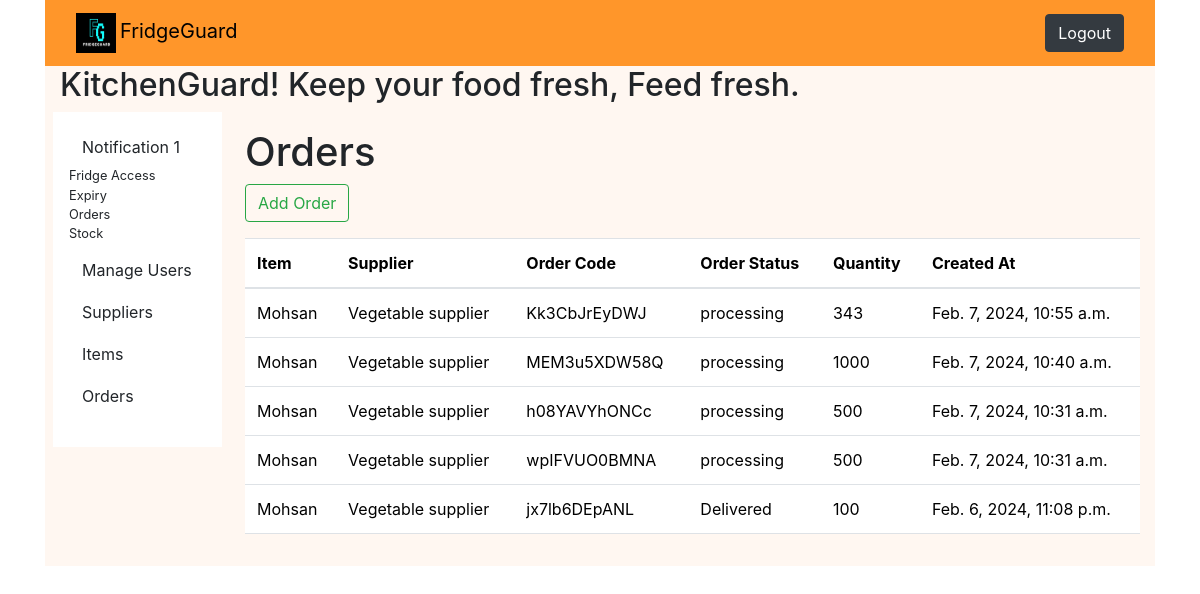
/orders/all (signed in), run on an earlier commit of the app's database.
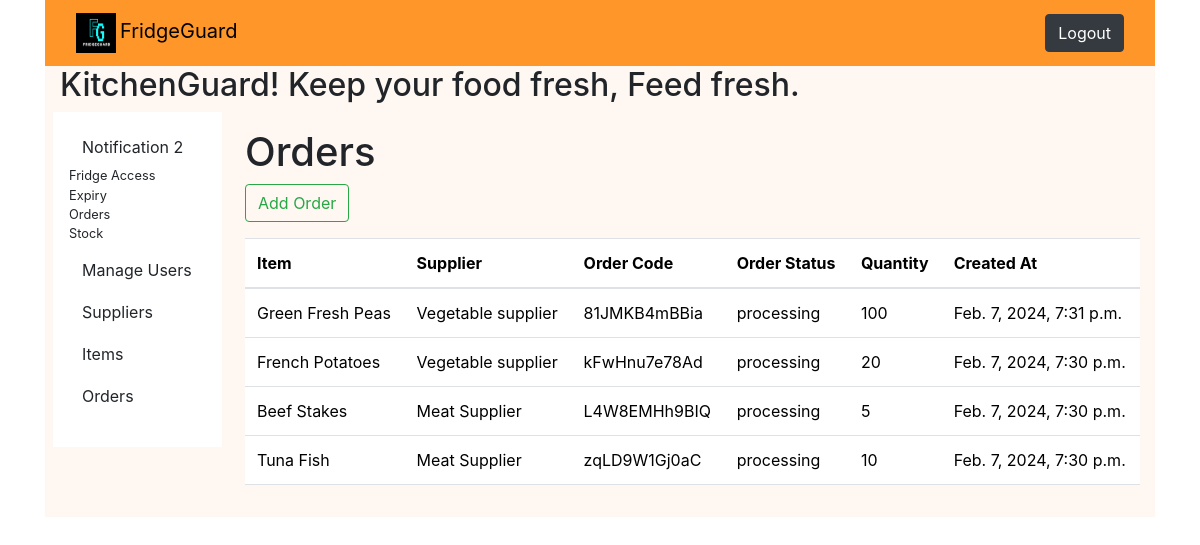
And on a later commit of the database.
### fridge/models.py (models this page shows, shortened)
class Order(models.Model):
    firdge_item = models.ForeignKey(
        FridgeItem, null=False, on_delete=models.CASCADE)
    supplier = models.ForeignKey(Suplier, null=True, on_delete=models.SET_NULL)
    order_code = models.CharField(
        max_length=CODE_LENGTH, editable=False, default=generate_rider_password)
    order_status = models.CharField(
        max_length=30, choices=ORDER_STATUS, default="processing")
    quantity = models.PositiveIntegerField(null=False)
    expiry_date = models.DateTimeField(default=timezone.now)
    created_at = models.DateTimeField(auto_now_add=True)

class FridgeItem(models.Model):
    name = models.CharField(max_length=250, null=False, unique=True)
    quantity = models.IntegerField(default=0)
    min_reminder = models.IntegerField(null=False)
    supplier = models.ForeignKey(Suplier, null=True, on_delete=models.SET_NULL)
    default_order_quantity = models.PositiveIntegerField(null=False)
    expiry_date = models.DateTimeField(null=True)
    last_added = models.DateTimeField(null=True)
    created_at = models.DateTimeField(auto_now_add=True)
    updated_at = models.DateTimeField(auto_now=True)
    auto_order = models.BooleanField(null=False, default=True)
    is_expired = models.BooleanField(null=False, default=False)
    constraints = [
        models.UniqueConstraint(fields=['name'], name="unique_item")
    ]
    class Meta:
        verbose_name = "FridgeItem"
        verbose_name_plural = "FridgeItems"
    def __str__(self):
        return self.name

class Suplier(models.Model):
    name = models.CharField(max_length=200)
    address = models.CharField(max_length=500)
    email = models.EmailField(null=False)
    phone = models.CharField(max_length=16, null=True)
    def __str__(self):
        return self.name

### fridge/views.py (the view)
# urls.py: path('orders/all', OrderListView.as_view(), name="order_list"),
class OrderListView(LoginRequiredMixin, ListView):
    model = Order
    template_name = "fridge/order_list.html"
    context_object_name = "orders"
    def get_queryset(self):
        return Order.objects.all().order_by('-created_at')

### fridge/context_processors.py (called while the page is built)
def dynamic_context(request):
    if request.user.is_superuser:
        notification_count = Notification.objects.filter(is_read=False).count()
        return {"notification_count": notification_count}
    return {}

### fridge/templates/fridge/order_list.html
{% extends "fridge/admin_base.html"%}
{% block superuser_content %}
{%load fridge_tags%}
    <h1>Orders</h1>
    {% if orders%}
    <a class="btn btn-outline-success mb-3" href="/orders/create">Add Order</a>
    <table class="table">
        <thead>
          <tr>
            <th scope="col">Item</th>
            <th scope="col">Supplier</th>
            <th scope="col">Order Code</th>
            <th scope="col">Order Status </th>
            <th scope="col">Quantity </th>
            <th scope="col">Created At </th>
          </tr>
        </thead>
        <tbody>
          {% for order in orders %}
          <tr>
            <td>{{order.firdge_item}}</td>
            <td>{{order.supplier}}</td>
            <td>{{order.order_code}}</td>
            <td>{{order.order_status}}</td>
            <td>{{order.quantity}}</td>
            <td>{{order.created_at}}</td>
          </tr>
          {% endfor %}
        </tbody>
      </table>
    {% else %}
    <p>No Order available</p>
    <a class="btn btn-outline-success" href="/orders/create">Add New Order</a>
    {% endif %}
    {% endblock superuser_content %}

What changed in the data, as far as the page shows it:
removed Order: firdge_item "Mohsan", supplier "Vegetable supplier", order_code "Kk3CbJrEyDWJ", order_status "processing", quantity "343", created_at "Feb. 7, 2024, 10:55 a.m."
removed Order: firdge_item "Mohsan", supplier "Vegetable supplier", order_code "MEM3u5XDW58Q", order_status "processing", quantity "1000", created_at "Feb. 7, 2024, 10:40 a.m."
removed Order: firdge_item "Mohsan", supplier "Vegetable supplier", order_code "h08YAVYhONCc", order_status "processing", quantity "500", created_at "Feb. 7, 2024, 10:31 a.m."
removed Order: firdge_item "Mohsan", supplier "Vegetable supplier", order_code "wpIFVUO0BMNA", order_status "processing", quantity "500", created_at "Feb. 7, 2024, 10:31 a.m."
removed Order: firdge_item "Mohsan", supplier "Vegetable supplier", order_code "jx7lb6DEpANL", order_status "Delivered", quantity "100", created_at "Feb. 6, 2024, 11:08 p.m."
added Order: firdge_item "Green Fresh Peas", supplier "Vegetable supplier", order_code "81JMKB4mBBia", order_status "processing", quantity "100", created_at "Feb. 7, 2024, 7:31 p.m."
added Order: firdge_item "French Potatoes", supplier "Vegetable supplier", order_code "kFwHnu7e78Ad", order_status "processing", quantity "20", created_at "Feb. 7, 2024, 7:30 p.m."
added Order: firdge_item "Beef Stakes", supplier "Meat Supplier", order_code "L4W8EMHh9BIQ", order_status "processing", quantity "5", created_at "Feb. 7, 2024, 7:30 p.m."
added Order: firdge_item "Tuna Fish", supplier "Meat Supplier", order_code "zqLD9W1Gj0aC", order_status "processing", quantity "10", created_at "Feb. 7, 2024, 7:30 p.m."
Also different on the page:
{{ notification_count }}: "1" → "2"
